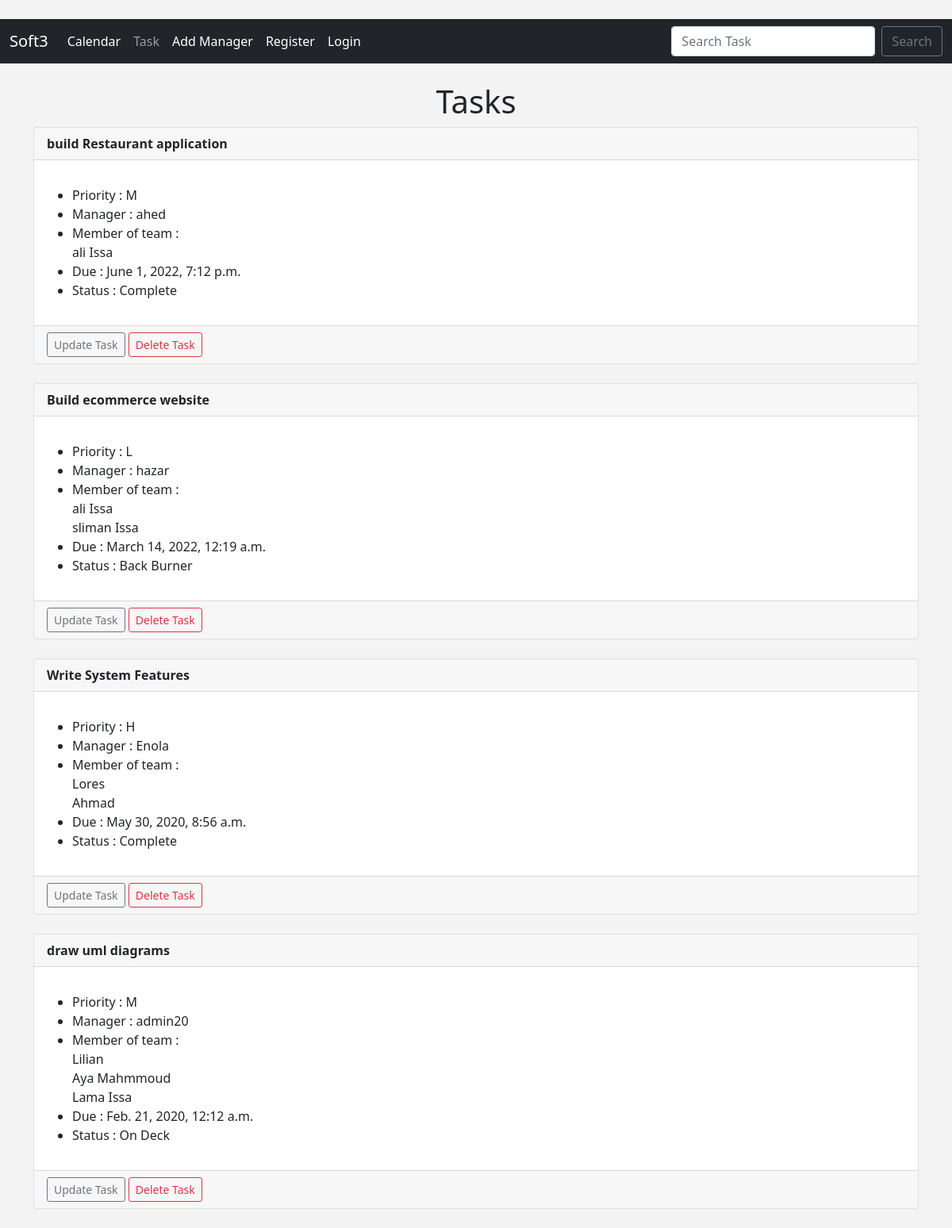
The app's page /events with its own data.
### events/models.py (models this page shows)
class Task(models.Model):
    title = models.CharField(max_length=120)
    status = models.CharField(max_length=20, choices=status_choices,default="")
    created = models.DateTimeField(auto_now_add=True)
    due = models.DateTimeField(auto_now_add=False, auto_now=False, blank=True, null=True)
    manager = models.ForeignKey(User, blank=True, null=True, on_delete=models.SET_NULL)
    member_team = models.ManyToManyField(Team, blank=False)
    priority = models.CharField(max_length=1, choices=PRIORITY)
    descript= models.TextField(max_length=1500,default="")
    def __str__(self):
       return self.title

class Team(models.Model):
    first_name = models.CharField('First_Name', max_length=120)
    last_name = models.CharField('Last_Name', max_length=120,blank=True)
    email = models.EmailField('Email')
    evalutate = models.ForeignKey(Manager, null=True, on_delete=models.CASCADE)
    joined_us = models.DateTimeField(auto_now_add=False, auto_now=False, blank=True, null=True)
    def __str__(self):
        return self.first_name + ' ' + self.last_name

### events/views.py (the view)
# urls.py: path('events', views.all_tasks, name="task-list"),
def all_tasks(request):
    task_list = Task.objects.all().order_by('-due', )
    return render(request, 'events/task_list.html', {'task_list': task_list})

### events/templates/events/task_list.html (shortened to what this page needs)
<!DOCTYPE html>
<html lang="en">
<head>
 </head>
 <body>
   {%extends 'events/base.html'%}
   {% block content%}
   <center><h1>Tasks</h1></center>
   {% for task in task_list%}
     <div class="card">
        <div class ="card-header"><b>{{task}}</b></div>
        <div class="card-body">
          <p class="card-text">
            <ul>
              <li>Priority : {{task.priority}}</li>
              <li >Manager : {{task.manager}}</li>
              <li >Member of team :<br>
               {%for user in task.member_team.all%}
                  {{ user }} <br>
               {%endfor%}
              </li>
              <li >Due : {{task.due}}</li>
              <li >Status : {{task.status}}</li>
            </ul>
          </p>
        </div>
      <div class="card-footer text-muted">
         <a href ="{%url 'update-task' task.id%}" class="btn btn-outline-secondary btn-sm">Update Task</a>
         <a href ="{%url 'delete-task' task.id%}" class="btn btn-outline-danger btn-sm">Delete Task</a>
      </div>
     </div><br>
{%endfor%}
{%endblock%}

### events/templates/events/base.html (shortened to what this page needs)
<!doctype html>
<html lang="en">
  <head>
    <link href="https://cdn.jsdelivr.net/npm/bootstrap@5.1.3/dist/css/bootstrap.min.css" rel="stylesheet">
  </head>
  <body>
  <br/>
  {%include 'events/navbar.html'%}
  <div class="container">
    <br>
      {%block content%}
      {%endblock%}
  </div>
  </body>
</html>

### events/templates/events/navbar.html (shortened to what this page needs)
<!DOCTYPE html>
<html lang="en">
<head>
</head>
<body>
  <nav class="navbar navbar-expand-lg navbar-dark bg-dark">
  <div class="container-fluid">
    <a class="navbar-brand" href="{% url 'home'%}">Soft3</a>
    <div class="collapse navbar-collapse" id="navbarSupportedContent">
      <ul class="navbar-nav me-auto mb-2 mb-lg-0">
        <li class="nav-item">
          <a class="nav-link active" aria-current="page" href="{%url 'home' '2022' 'August'%}">Calendar</a>
        </li>
        <a class="nav-link dropdown-toogle"href="#"id="navbarDropdown"role="button"
           data-bs-toggle="dropdown"aria-expanded="false">Task</a>
          <li class="nav-item">
               <a class="nav-link active" aria-current="page" href="{%url 'add-manager'%}">Add Manager</a>
          </li>
          {%if user.is_authenticated%}
            <li class="nav-item">
               <a class="nav-link active" aria-current="page" href="{%url 'logout'%}">Logout</a>
          </li>
          {%else%}
              <li class="nav-item">
               <a class="nav-link active" aria-current="page" href="{%url 'register_user'%}">Register</a>
          </li>
            <li class="nav-item">
               <a class="nav-link active" aria-current="page" href="{%url 'login'%}">Login</a>
          </li>
          {%endif%}
      </ul>
      <form class="d-flex" method=POST action="{% url 'search-task' %}">
        <input class="form-control me-2" type="search" placeholder="Search Task" aria-label="Search" name="searched">
        <button class="btn btn-outline-secondary" type="submit">Search</button>
      </form>
    </div>
  </div>
</nav>
</body>
</html>

### events/templates/events/base.html (style rules this page uses)
body { background:#f4f4f4; }

### records on screen
Task: title "build Restaurant application", priority "M", manager "ahed", due "June 1, 2022, 7:12 p.m.", status "Complete"
Team: first_name+last_name "ali Issa"
Task: title "Build ecommerce website", priority "L", manager "hazar", due "March 14, 2022, 12:19 a.m.", status "Back Burner"
Team: first_name+last_name "sliman Issa"
Task: title "Write System Features", priority "H", manager "Enola", due "May 30, 2020, 8:56 a.m.", status "Complete"
Team: first_name+last_name "Lores"
Team: first_name+last_name "Ahmad"
Task: title "draw uml diagrams", priority "M", manager "admin20", due "Feb. 21, 2020, 12:12 a.m.", status "On Deck"
Team: first_name+last_name "Lilian"
Team: first_name+last_name "Aya Mahmmoud"
Team: first_name+last_name "Lama Issa"
